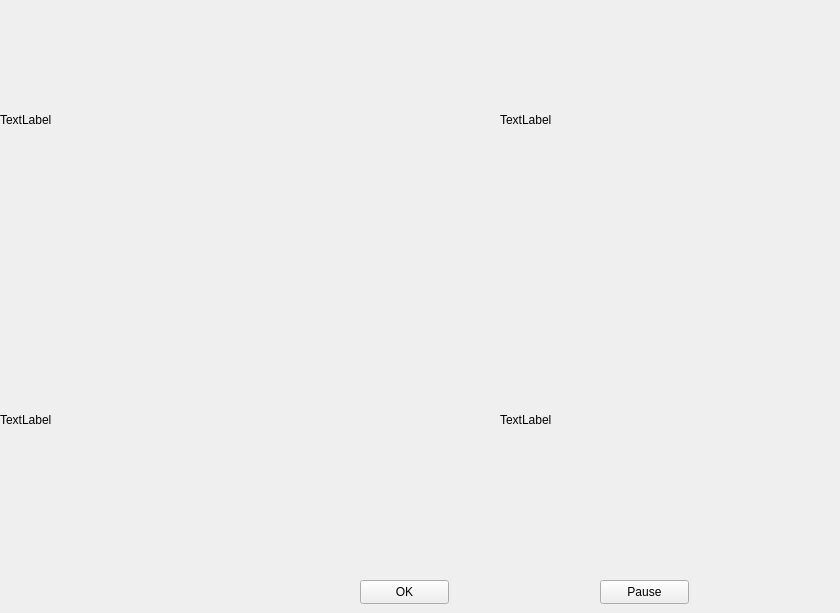
<?xml version="1.0" encoding="UTF-8"?>
<ui version="4.0">
 <class>Widget</class>
 <widget class="QWidget" name="Widget">
  <property name="geometry">
   <rect>
    <x>0</x>
    <y>0</y>
    <width>840</width>
    <height>613</height>
   </rect>
  </property>
  <property name="windowTitle">
   <string>Widget</string>
  </property>
  <widget class="QLabel" name="L_Src">
   <property name="geometry">
    <rect>
     <x>0</x>
     <y>0</y>
     <width>320</width>
     <height>240</height>
    </rect>
   </property>
   <property name="text">
    <string>TextLabel</string>
   </property>
  </widget>
  <widget class="QPushButton" name="B_OK">
   <property name="geometry">
    <rect>
     <x>360</x>
     <y>580</y>
     <width>89</width>
     <height>24</height>
    </rect>
   </property>
   <property name="text">
    <string>OK</string>
   </property>
  </widget>
  <widget class="QLabel" name="L_ProcX">
   <property name="geometry">
    <rect>
     <x>0</x>
     <y>300</y>
     <width>320</width>
     <height>240</height>
    </rect>
   </property>
   <property name="text">
    <string>TextLabel</string>
   </property>
  </widget>
  <widget class="QLabel" name="L_Proc0">
   <property name="geometry">
    <rect>
     <x>500</x>
     <y>0</y>
     <width>320</width>
     <height>240</height>
    </rect>
   </property>
   <property name="text">
    <string>TextLabel</string>
   </property>
  </widget>
  <widget class="QLabel" name="L_ProcY">
   <property name="geometry">
    <rect>
     <x>500</x>
     <y>300</y>
     <width>320</width>
     <height>240</height>
    </rect>
   </property>
   <property name="text">
    <string>TextLabel</string>
   </property>
  </widget>
  <widget class="QPushButton" name="B_Pause">
   <property name="geometry">
    <rect>
     <x>600</x>
     <y>580</y>
     <width>89</width>
     <height>24</height>
    </rect>
   </property>
   <property name="text">
    <string>Pause</string>
   </property>
  </widget>
 </widget>
 <layoutdefault spacing="6" margin="11"/>
 <resources/>
 <connections/>
</ui>
